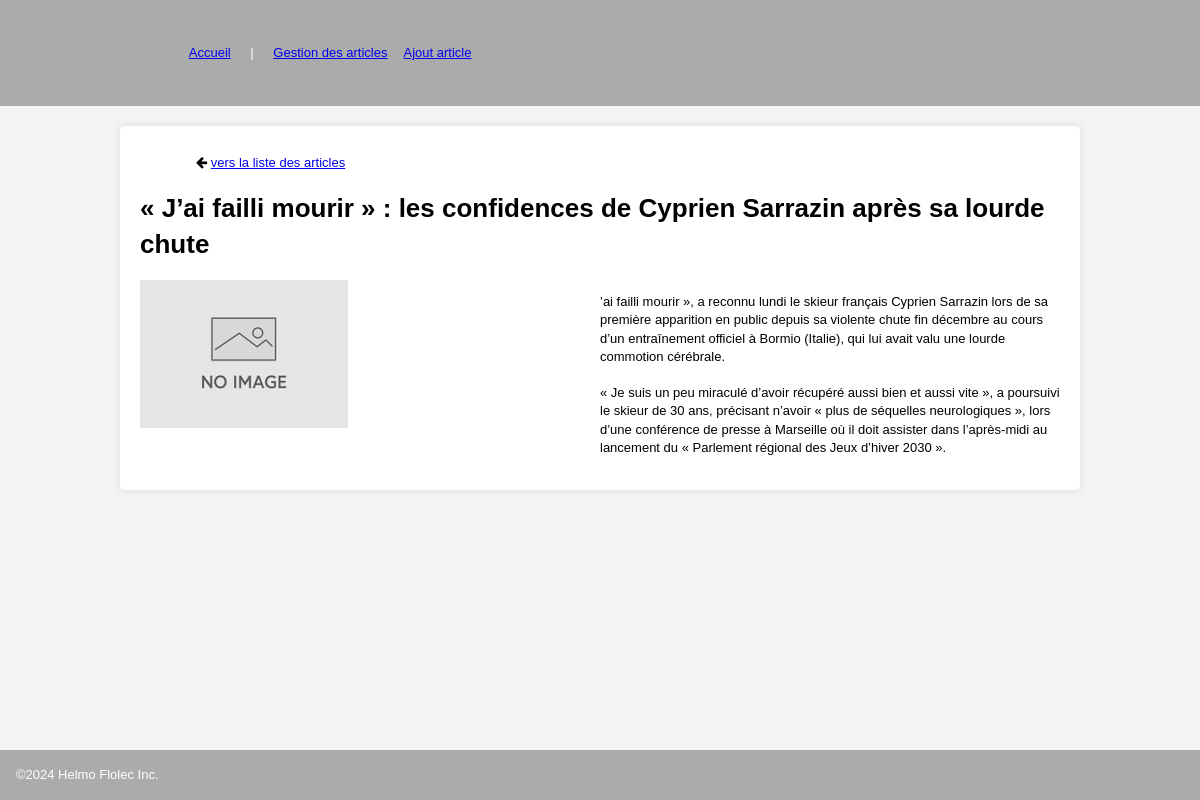
Screenshot of /public/article.php?id=2 with the database file from the repository.
### tables this page shows
CREATE TABLE IF NOT EXISTS `blog_article` (
  `id` int NOT NULL AUTO_INCREMENT,
  `titre` varchar(100) NOT NULL,
  `contenu` text NOT NULL,
  `nom_img` varchar(50) DEFAULT NULL,
  PRIMARY KEY (`id`)
);

### php/db_article.inc.php (called while the page is built, shortened)
<?php
class ArticleRepository
{
    public function getArticleById($id, &$message)
    {
        $result = array();
        try {
            $bdd  = DBLink::connect2db(MYDB, $message);
            $stmt = $bdd->prepare("SELECT * FROM " . self::TABLE_NAME . " WHERE id = :id_article");
            $stmt->bindValue(':id_article', $id);
            if ($stmt->execute()) {
                $obj = $stmt->fetchObject('Blog\Article');
                $result = ($obj !== false ? $obj : null);
            } else {
                $message .= 'Une erreur système est survenue.<br>
                    Veuillez essayer à nouveau plus tard ou contactez l\'administrateur du site.
                    (Code erreur: ' . $stmt->errorCode() . ')<br>';
            }
        } catch (\Exception $e) {
            $message .= $e->getMessage() . '<br>';
        }
        return $result;
    }
}

### php/utils.inc.php (called while the page is built, shortened)
<?php
function nettoyage($data)
{
    return htmlspecialchars(trim($data), ENT_QUOTES, 'UTF-8');
}

### public/article.php (the view, shortened to what this page needs)
<?php
require_once  '../php/db_article.inc.php';
require_once  '../php/utils.inc.php';
$messageErreur = "";
$id = filter_input(INPUT_GET, 'id', FILTER_VALIDATE_INT);
if ($id !== false && $id !== null) {
    $articleRepository = new ArticleRepository();
    $article = $articleRepository->getArticleById($id, $messageErreur);
} else {
    $messageErreur = "Erreur : L'identifiant de l'article est invalide.";
}
?>
<?php include  '../inc/head.inc.php' ?>
<?php include  '../inc/header.inc.php' ?>
<main class="centrage boxOmbre">
    <ul class="containerFlex">
        <li><i class="fa fa-arrow-left"></i> <a href="<?= BASE_URL ?>"> vers la liste des articles</a></li>
    </ul>
    <?php if (isset($article) && $article) { ?>
        <h1><?= nettoyage($article->titre) ?></h1>
        <div class="containeurFlex">
            <div class="basis50">
                <?php if (empty($article->nom_img)) { ?>
                    <img src="<?= BASE_URL ?>/img/no_image.png" alt="Pas d'image pour cet article">
                <?php } else {
                ?>
                    <img src="<?= BASE_URL . '/' . UPLOAD_DOSSIER ?><?= nettoyage($article->nom_img) ?>" alt="<?= nettoyage($article->nom_img) ?>">
                <?php
                }  ?>
            </div>
            <p class="basis50"><?= nl2br(nettoyage($article->contenu)) ?></p>
        </div>
    <?php } else {
        afficherAlerte($messageErreur, 'danger');
    } ?>
</main>
<?php include '../inc/footer.inc.php' ?>

### public/css/mesStyles.css (style rules this page uses)
:root { --main-bg-color: #f4f4f4; --main-theme-color: #007bff; --val-radius: 0.313rem; --ombre: 0px 0px 10px rgba(0, 0, 0, 0.1); --color-danger: 220, 53, 69; --color-info: 0, 123, 255; --color-succes: 40, 167, 69; --color-edit: 255, 130, 0; }
* { box-sizing: border-box; }
body { background-color: var(--main-bg-color); font-family: Verdana, Geneva, Tahoma, sans-serif, sans-serif; font-size: 0.813rem; line-height: 1.4; padding: 0; margin: 0; display: flex; flex-direction: column; min-height: 100vh; overflow-y: scroll; }
.containeurFlex { display: flex; flex-wrap: wrap; }
.basis50 { flex-basis: 50%; }
ul, li { list-style-type: none; margin: 0.5rem; }
img { max-width: 100%; height: auto; }
.centrage { width: 80%; max-width: 80%; margin: 20px auto; }
.boxOmbre { background: #fff; padding: 20px; box-shadow: var(--ombre); border-radius: var(--val-radius); }

### rows the page displays
blog_article: titre "« J’ai failli mourir » : les confidences de Cyprien Sarrazin après sa lourde chute", nom_img (placeholder picture), contenu "’ai failli mourir », a reconnu lundi le skieur français Cyprien Sarrazin lors de sa première apparition en public depuis sa violente chute fin décembre au cours d’un entraînement officiel à Bormio (Italie), qui lui avait valu une lourde commotion cérébrale. « Je suis un peu miraculé d’avoir récupéré aussi bien et aussi vite », a poursuivi le skieur de 30 ans, précisant n’avoir « plus de séquelles neurologiques », lors d’une conférence de presse à Marseille où il doit assister dans l’après-midi au lancement du « Parlement régional des Jeux d’hiver 2030 »."
